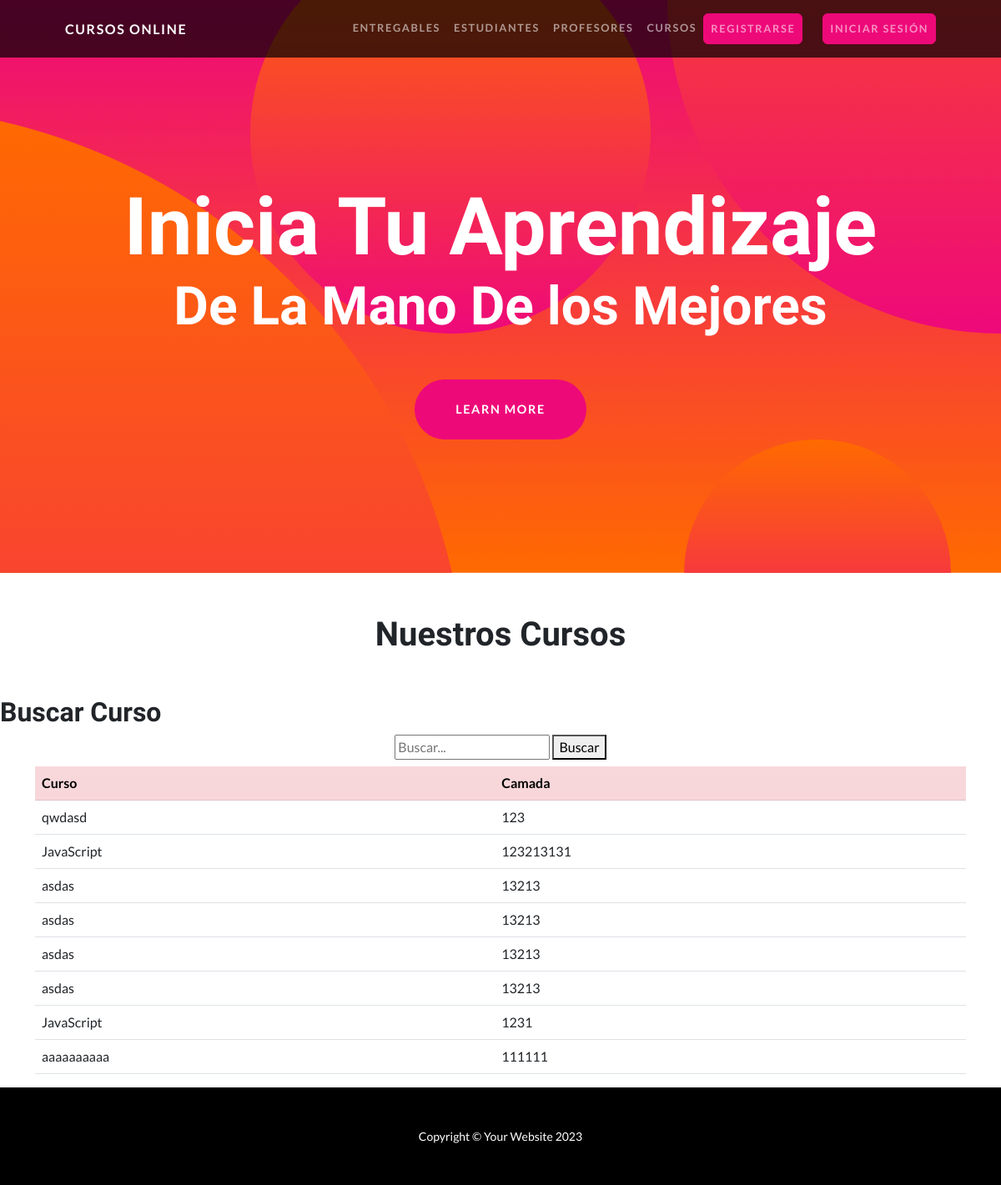
Screenshot of /cursos/ with the database file from the repository.
### app_coder/models.py (models this page shows, shortened)
class Curso(models.Model):
    nombre=models.CharField(max_length=40)
    camada = models.IntegerField()

### app_coder/views.py (the view)
# urls.py: path('cursos/', views.cursos, name="cursos"),
def cursos(request):
    query = request.GET.get('q')
    if query:
        cursos = Curso.objects.filter(nombre__icontains=query)
    else:
        cursos = Curso.objects.all()
    return render (request, "app_coder/cursos.html", {"cursos":cursos})

### app_coder/templates/app_coder/cursos.html (shortened to what this page needs)
{% extends 'app_coder/base.html' %}
{% load static %}
{% block contenido %}
<h1 style="text-align: center; margin: 50px;">Nuestros Cursos</h1>
<h2>Buscar Curso</h2>
    <div class="d-flex flex-column align-items-center mb-2">
        <form action="" method="GET">
            <input type="text" name="q" placeholder="Buscar..." required>
            <Button type="submit"> Buscar </Button>
        </form>
    </div>
<div class="container">
<table class="table">
    <thead>
    <tr class="table-danger">
        <th scope="col">Curso</th>
        <th scope="col">Camada</th>
    </tr>
    </thead>
    <tbody>
        {% for curso in cursos %}
    <tr>
        <td>{{curso.nombre}}</td>
        <td>{{curso.camada}}</td>
    </tr>
        {% endfor %}
    </tbody>
</table>
</div>
{% endblock contenido %}

### rows the page displays
Curso: nombre "qwdasd", camada "123"
Curso: nombre "JavaScript", camada "123213131"
Curso: nombre "asdas", camada "13213"
Curso: nombre "asdas", camada "13213"
Curso: nombre "asdas", camada "13213"
Curso: nombre "asdas", camada "13213"
Curso: nombre "JavaScript", camada "1231"
Curso: nombre "aaaaaaaaaa", camada "111111"
